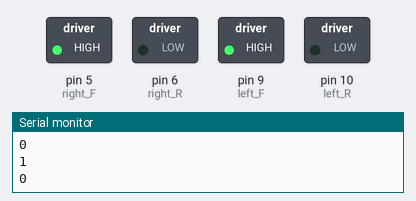
Recording of a sketch running on a simulated Arduino Uno, built with avr-gcc and run on an emulated ATmega328P. Parts: switched loads named in the sketch (green lamp = pin HIGH), the last lines printed to the serial monitor.

Above: at 2.5 s.
At 11.5 s:
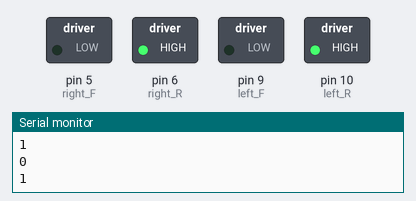
At 17.5 s:
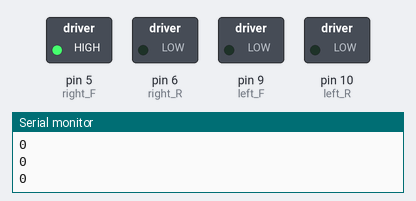
At 23.5 s:
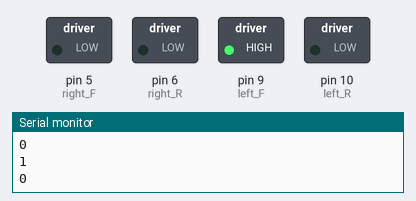
At 35.5 s:
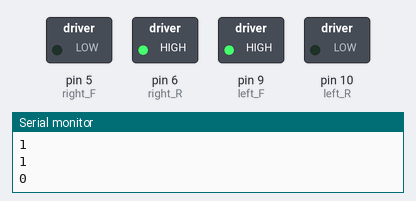
At 47.5 s:
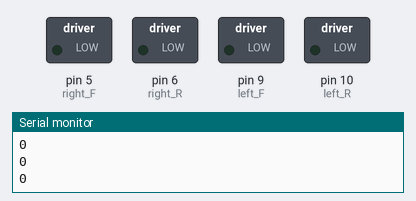
Timing chart, 0 to 52.0 s (numbered marks = the images above):
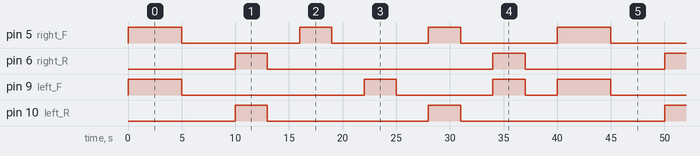

Measured:
- by itself, pin 5 (right_F): repeats every 40.0 s: LOW 11.0 s, 2 × (HIGH 3.0 s, LOW 9.0 s), HIGH 5.0 s
- by itself, pin 6 (right_R): repeats every 40.0 s: LOW 21.0 s, HIGH 3.0 s, LOW 13.0 s, HIGH 3.0 s
- by itself, pin 9 (left_F): repeats every 40.0 s: LOW 17.0 s, HIGH 3.0 s, LOW 9.0 s, HIGH 3.0 s, LOW 3.0 s, HIGH 5.0 s
- by itself, pin 10 (left_R): repeats every 40.0 s: LOW 15.0 s, HIGH 3.0 s, LOW 19.0 s, HIGH 3.0 s

The sketch:

drive.ino
```cpp
#include "Arduino.h"
#include "drive.h"

const static int right_F = 5;
const static int right_R = 6;
const static int left_F = 9;
const static int left_R = 10;

// Drive::Drive() {

// }

void Drive_forward() {
  digitalWrite(left_F, HIGH);
  digitalWrite(left_R, LOW);
  digitalWrite(right_F, HIGH);
  digitalWrite(right_R, LOW);
}

void Drive_backward() {
  digitalWrite(left_F, LOW);
  digitalWrite(left_R, HIGH);
  digitalWrite(right_F, LOW);
  digitalWrite(right_R, HIGH);
}

void Drive_stop() {
  digitalWrite(left_F, LOW);
  digitalWrite(left_R, LOW);
  digitalWrite(right_F, LOW);
  digitalWrite(right_R, LOW);
}

//spin = center of rotation is the center of the bot
void Drive_spin_left(){
  digitalWrite(left_F, LOW);
  digitalWrite(left_R, HIGH);
  digitalWrite(right_F, HIGH);
  digitalWrite(right_R, LOW);

}

void Drive_spin_right(){
  digitalWrite(left_F, HIGH);
  digitalWrite(left_R, LOW);
  digitalWrite(right_F, LOW);
  digitalWrite(right_R, HIGH);
}

//pivot = center of rotation is left or right wheel
void Drive_pivot_left(){
  digitalWrite(left_F, LOW);
  digitalWrite(left_R, LOW);
  digitalWrite(right_F, HIGH);
  digitalWrite(right_R, LOW);
}

void Drive_pivot_right(){
  digitalWrite(left_F, HIGH);
  digitalWrite(left_R, LOW);
  digitalWrite(right_F, LOW);
  digitalWrite(right_R, LOW);
}
```

drive.h
```cpp
/*
 * drive.h
 *
 * code for controlling drive functions for the bot
 */

#ifndef DRIVE_H
#define DRIVE_H

    void Drive_forward();
    void Drive_backward();
    void Drive_spin_left();
    void Drive_spin_right();
    void Drive_pivot_left();
    void Drive_pivot_right();
    void Drive_stop();


#endif
```

drive_example.ino
```cpp
#include "drive.h"

void setup(){
pinMode(5,OUTPUT);
pinMode(6,OUTPUT);
pinMode(9,OUTPUT);
pinMode(10,OUTPUT);
Serial.begin(9600);
}


void loop(){
  Drive_forward();
  readthepins();
  delay(5000);

  Drive_stop();
  readthepins();
  delay(5000);

  Drive_backward();
  readthepins();
  delay(3000);

  Drive_stop();
  readthepins();
  delay(3000);

  Drive_pivot_left();
  readthepins();
  delay(3000);

  Drive_stop();
  readthepins();
  delay(3000);

  Drive_pivot_right();
  readthepins();
  delay(3000);

  Drive_stop();
  readthepins();
  delay(3000);

  Drive_spin_left();
  readthepins();
  delay(3000);

  Drive_stop();
  readthepins();
  delay(3000);

  Drive_spin_right();
  readthepins();
  delay(3000);

  Drive_stop();
  readthepins();
  delay(3000);


}

void readthepins(){
 Serial.println(digitalRead(5));
  Serial.println(digitalRead(6));
  Serial.println(digitalRead(9));
  Serial.println(digitalRead(10));
}
```
